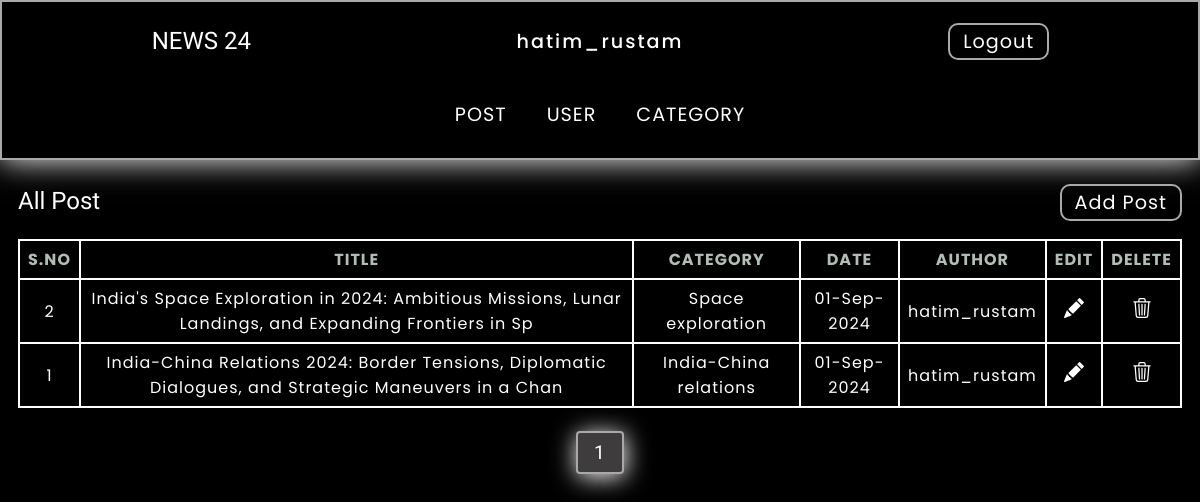
Screenshot of /admin/post.php (signed in) with the database file from the repository.
### tables this page shows
CREATE TABLE `post` (
  `post_id` int(11) NOT NULL,
  `title` varchar(100) NOT NULL,
  `description` text NOT NULL,
  `category` varchar(50) NOT NULL,
  `post_date` varchar(100) NOT NULL,
  `author` int(11) NOT NULL,
  `post_img` varchar(100) NOT NULL
);

CREATE TABLE `category` (
  `category_id` int(11) NOT NULL,
  `category_name` varchar(50) NOT NULL,
  `post` int(11) NOT NULL
);

CREATE TABLE `user` (
  `user_id` int(11) NOT NULL,
  `first_name` varchar(10) NOT NULL,
  `last_name` varchar(10) NOT NULL,
  `user_name` varchar(20) NOT NULL,
  `password` varchar(255) NOT NULL,
  `role` int(11) NOT NULL
);

### admin/post.php (the view, shortened to what this page needs)
<!DOCTYPE html>
<html lang="en">
<head>
    <link rel="stylesheet" href="../css/post.css">
</head>
<body>
    <div class="container">
        <header>
            <div class="header1">
                <div class="logo">
                    <a href="post.php">NEWS 24</a>
                </div>
                <div class="username">
                    <h1><?php echo $_SESSION["user_name"]; ?></h1>
                </div>
                <div class="logout">
                    <a href="logout_code.php">Logout</a>
                </div>
            </div>
            <nav>
                <ul>
                    <li><a href="post.php">POST</a></li>
                    <?php
                    if ($_SESSION["role"] == '2') {
                    ?>
                        <li><a href="user.php">USER</a></li>
                        <li><a href="category.php">CATEGORY</a></li>
                    <?php
                    }
                    ?>
                </ul>
            </nav>
        </header>
        <main>
            <div class="info">
                <div class="user-big">
                    All Post
                </div>
                <div class="add">
                    <a href="add_post.php">Add Post</a>
                </div>
            </div>
            <div class="table">
                <div class="table-container">
                    <table id="tabel">
                        <thead>
                            <tr>
                                <th>S.NO</th>
                                <th>TITLE</th>
                                <th>CATEGORY</th>
                                <th>DATE</th>
                                <th>AUTHOR</th>
                                <th>EDIT</th>
                                <th>DELETE</th>
                            </tr>
                        </thead>
                        <tbody>
                            <?php
                            include "configure.php";
                            if (isset($_GET["pages"])) {
                                $page = $_GET["pages"];
                            } else {
                                $page = 1;
                            }
                            $limit = 6;
                            $offset = ($page - 1) * $limit;
                            if ($_SESSION["role"] == '2') {
                                $query = "select post.post_id,post.title,post.description,post.post_date,category.category_name,user.user_name,post.category from post
                        left join category on post.category = category.category_id
                        left join user on post.author = user.user_id
                        order by post.post_id desc limit {$offset},{$limit}";
                            } else if ($_SESSION["role"] == '1') {
                                $query = "select post.post_id,post.title,post.description,post.post_date,category.category_name,user.user_name,post.category from post
                        left join category on post.category = category.category_id
                        left join user on post.author = user.user_id
                        where post.author = {$_SESSION['user_id']}
                        order by post.post_id desc limit {$offset},{$limit}";
                            }
                            $sql = mysqli_query($connection, $query) or die("Query fail");
                            if (mysqli_num_rows($sql) > 0) {
                                while ($row = mysqli_fetch_assoc($sql)) {
                            ?>
                                    <tr>
                                        <td><?php echo $row["post_id"]; ?></td>
                                        <td><?php echo $row["title"]; ?></td>
                                        <td><?php echo $row["category_name"]; ?></td>
                                        <td><?php echo $row["post_date"]; ?></td>
                                        <td><?php echo $row["user_name"]; ?></td>
                                        <td>
                                            <a href='update_post.php?id=<?php echo $row["post_id"]; ?>'>
                                            </a>
                                        </td>
                                        <td>
                                            <a href='delete_post_code.php?id=<?php echo $row["post_id"]; ?>&catid=<?php echo $row["category"]; ?>&title=<?php echo $row["title"]; ?>' onclick='return confirmDelete("<?php echo $row["title"]; ?>");'>
                                            </a>
                                        </td>
                                    </tr>
                            <?php
                                }
                            }
                            ?>
                        </tbody>
                    </table>
                </div>
                <?php
                $query1 = "select * from post";
                $sql1 = mysqli_query($connection, $query1) or die("querry fail");
                if (mysqli_num_rows($sql1) > 0) {
                    $total_record = mysqli_num_rows($sql1);
                    $total_pages = ceil($total_record / $limit);
                    echo '<ul class="pagination">';
                    for ($i = 1; $i <= $total_pages; $i++) {
                        if ($i == $page) {
                            $active = "active";
                        } else {
                            $active = "";
                        }
                        echo '<li><a href="post.php?pages=' . $i . '" class="' . $active . '">' . $i . '</a></li>';
                    }
                    echo '</ul>';
                }
                ?>
            </div>
        </main>
    </div>
</body>
</html>

### css/post.css (style rules this page uses)
* { margin: 0; padding: 0; box-sizing: border-box; font-size: 16px; }
body { background-color: black; height: 100vh; width: 100%; }
.container { width: 100%; height: 100%; }
header { width: 100%; height: 20%; border: 2.5px solid darkgrey; box-shadow: gray 0px 1px 20px -15px, white 0px 0px 30px 0px; }
.header1 { padding: 10px 0; display: flex; align-items: center; justify-content: space-evenly; width: 100%; height: 50%; }
.logo { display: flex; align-items: center; justify-content: center; width: 100%; height: 100%; }
.logo a { color: white; font-size: 1.5em; font-family: 'Comfortaa', sans-serif; text-decoration: none; }
.username { display: flex; align-items: center; justify-content: center; width: 100%; height: 100%; }
.username h1 { font-family: "Poppins", sans-serif; font-size: 1.2em; color: white; word-spacing: 2px; letter-spacing: 2px; font-weight: 500; }
.logout { display: flex; align-items: center; justify-content: center; width: 100%; height: 100%; }
.logout a { font-family: "Poppins", sans-serif; font-size: 1.2em; display: block; text-decoration: none; color: white; border: 2px solid darkgrey; border-radius: 10px; padding: 2px 13px; letter-spacing: 1px; }
nav { padding: 0px 0 10px 0; width: 100%; height: 50%; }
ul { width: 100%; height: 100%; display: flex; justify-content: center; align-items: center; }
li { list-style: none; padding: 0 20px; }
ul li a { letter-spacing: 1px; font-family: "Poppins", sans-serif; font-size: 1.2em; display: block; text-decoration: none; color: white; }
main { padding: 2% 0; width: 100%; height: 80%; }
.info { width: 100%; padding: 0 1.5%; display: flex; flex-wrap: wrap; align-items: baseline; justify-content: space-between; }
.user-big { color: white; font-size: 1.5em; font-family: 'Comfortaa', sans-serif; }
.add a { font-family: "Poppins", sans-serif; font-size: 1.2em; display: block; text-decoration: none; color: white; border: 2px solid darkgrey; border-radius: 10px; padding: 2px 13px; letter-spacing: 1px; }
.table { padding: 1.5%; width: 100%; }
table { box-shadow: gray 0px 1px 20px -15px, white 0px 0px 30px 0px; width: 100%; border: 2px solid white; border-collapse: collapse; }
th { border: 2px solid white; color: #B2BEB5; font-family: "Poppins", sans-serif; letter-spacing: 1px; padding: 6px 8px; }
td { letter-spacing: 1px; border: 2px solid white; text-align: center; color: white; font-family: "Poppins", sans-serif; padding: 6px 8px; }
.pagination { width: 100%; display: flex; list-style: none; flex-wrap: wrap; padding: 2% 0; }
.pagination li { margin: 0 5px; padding: 0 8px; }
.pagination a { filter: drop-shadow(1px 3px 12px white); text-decoration: none; padding: 8px 16px; border: 2px solid darkgray; color: white; border-radius: 4px; font-size: 1.2em; font-family: 'Comfortaa', sans-serif; transition: background-color 0.3s; }
.active { background-color: rgb(62, 60, 60); }
.table-container { overflow-x: auto; -webkit-overflow-scrolling: touch; }

### rows the page displays
post: post_id "2", title "India's Space Exploration in 2024: Ambitious Missions, Lunar Landings, and Expanding Frontiers in Sp", category.category_name "Space exploration", post_date "01-Sep-2024", user.user_name "hatim_rustam"
post: post_id "1", title "India-China Relations 2024: Border Tensions, Diplomatic Dialogues, and Strategic Maneuvers in a Chan", category.category_name "India-China relations", post_date "01-Sep-2024", user.user_name "hatim_rustam"

### other values shown
$_SESSION["user_name"] "hatim_rustam"
